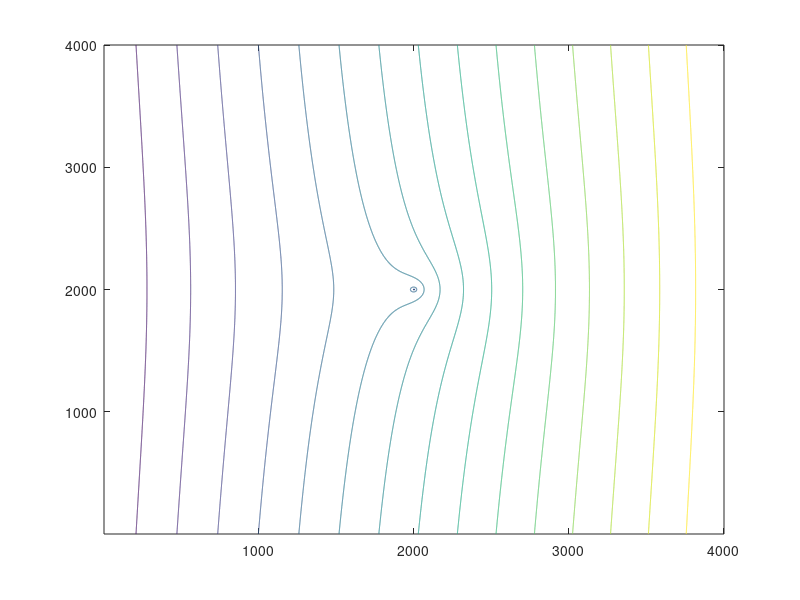

Write MATLAB code to recreate this figure.
% Velocity Potential (Phi) for a Rankine Half-Body
% Represents equipotential lines perpendicular to streamlines
clc
clear

% Grid definition
X = -20:0.01:20;
Y = X;
[x, y] = meshgrid(X,Y);

% Flow parameters
q = 10; % Source strength
U = 1;  % Free-stream velocity

% Coordinate transformation and Velocity Potential calculation
r = sqrt(x.^2 + y.^2);
theta = atan(y./x);
z = U.*x + (q / (2*pi)).*log(r);

% Visualization of equipotential lines
contour(z, 15);
